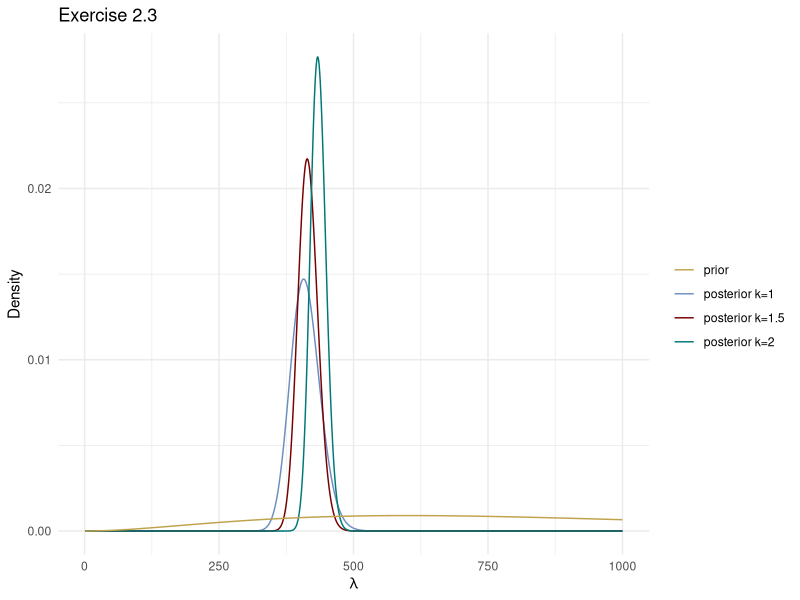
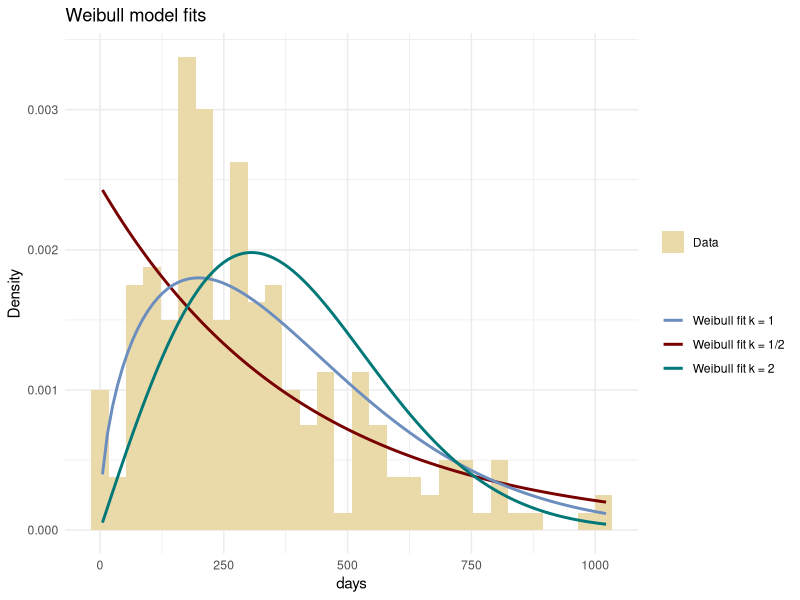

Source code (R) for these figures, in order:
## ---- chunk 1
#| output: false
library(tidyverse) # loads data manipulation and visualization packages
library(survival) # loads the lung cancer data as `lung`
colors = c("#6C8EBF", "#c0a34d", "#780000","#007878","#B5C6DF","#EADAAA","#AE6666")
## ---- chunk 2
alpha_prior <- 3     # shape parameter
beta_prior <- 1/300  # rate parameter
## ---- chunk 3
# Make a function that computes the likelihood
weibull_loglike <- function(lambda, x, censored, k){
  loglik_uncensored = sum(dweibull(x[-censored], shape = k, scale = lambda, 
                                   log = TRUE))
  loglik_censored = sum(pweibull(x[censored], shape = k, scale = lambda, 
                                 lower.tail = FALSE, log.p = TRUE))
  return(loglik_uncensored + loglik_censored)
}
## ---- chunk 4
weibull_posterior <- function(lambdaGrid, x, censored, k, alpha_prior, beta_prior){
  Delta = lambdaGrid[2] - lambdaGrid[1] # Grid step size
  logPrior <- dgamma(lambdaGrid, shape = alpha_prior, rate = beta_prior, log = TRUE)
  logLike <- sapply(lambdaGrid, weibull_loglike, x, censored, k)
  logPost <- logLike + logPrior
  logPost <- logPost - max(logPost) # subtract constant to avoid overflow
  post <- exp(logPost)/(sum(exp(logPost))*Delta) # original scale and normalize
  logLike <- logLike - max(logLike)
  likeNorm <- exp(logLike)/(sum(exp(logLike))*Delta) # normalized likelihood
  return(list(post = post, prior = exp(logPrior), likeNorm = likeNorm))
}
## ---- chunk 5
# Plot the prior and posterior densities

lambdaGrid <- seq(1, 1000, length.out = 1000)
# Compute to get the prior
postRes <- weibull_posterior(lambdaGrid, lung$time, lung$status == 1, k = 1, 
                             alpha_prior, beta_prior)
df <- data.frame(
  lambdaGrid = lambdaGrid, 
  prior = postRes$prior
)

# Compute for all selected k values
postModes = c()
for (k in c(1, 3/2, 2)){
  postRes <- weibull_posterior(lambdaGrid, lung$time, lung$status == 1, k, alpha_prior, beta_prior)
  df[str_glue("posterior k={k}")] <- postRes$post
  postModes = c(postModes, lambdaGrid[which.max(postRes$post)])
}

df_long <- df %>% pivot_longer(-lambdaGrid, names_to = "density_type", values_to = "density")

# Plot using ggplot2
ggplot(df_long) +
  aes(x = lambdaGrid, y = density, color = density_type) +
  geom_line() +
  scale_colour_manual(
    breaks = c("prior", "posterior k=1", "posterior k=1.5", "posterior k=2"), 
    values = c(colors[2], colors[1], colors[3], colors[4])) +
  labs(title = "Exercise 2.3", x = expression(lambda), y = "Density", color = "") + 
  theme_minimal()
## ---- chunk 6
ggplot(lung, aes(time)) +
  geom_histogram(aes(y = after_stat(density), fill = "Data"), bins = 30) +
  stat_function(fun = dweibull, args = list(shape = 1, scale = postModes[1]), lwd = 1, 
                aes(color = "Weibull fit k = 1/2"),
  ) +
  stat_function(fun = dweibull, args = list(shape = 3/2, scale = postModes[2]), lwd = 1, 
                aes(color = "Weibull fit k = 1"),
  ) +
  stat_function(fun = dweibull, args = list(shape = 2, scale = postModes[3]), lwd = 1, 
                aes(color = "Weibull fit k = 2"),
  ) +
  labs(title = "Weibull model fits", x = "days", y = "Density") + 
  scale_fill_manual("", values = colors[6]) +
  scale_color_manual("", values = c(colors[1], colors[3], colors[4])) +
  theme_minimal()

